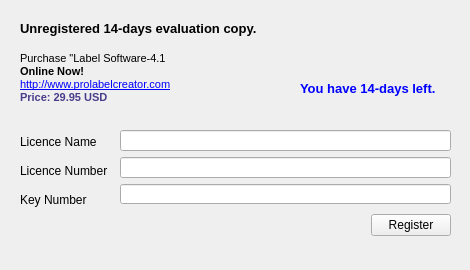
<ui version="4.0" >
 <class>QLabelLicenceClass</class>
 <widget class="QWidget" name="QLabelLicenceClass" >
  <property name="geometry" >
   <rect>
    <x>0</x>
    <y>0</y>
    <width>470</width>
    <height>270</height>
   </rect>
  </property>
  <property name="windowTitle" >
   <string>Licence</string>
  </property>
  <widget class="QWidget" name="verticalLayout" >
   <property name="geometry" >
    <rect>
     <x>20</x>
     <y>130</y>
     <width>91</width>
     <height>81</height>
    </rect>
   </property>
   <layout class="QVBoxLayout" >
    <property name="margin" >
     <number>0</number>
    </property>
    <property name="spacing" >
     <number>6</number>
    </property>
    <item>
     <widget class="QLabel" name="label" >
      <property name="text" >
       <string>Licence Name</string>
      </property>
     </widget>
    </item>
    <item>
     <widget class="QLabel" name="label_2" >
      <property name="text" >
       <string>Licence Number</string>
      </property>
     </widget>
    </item>
    <item>
     <widget class="QLabel" name="label_3" >
      <property name="text" >
       <string>Key Number</string>
      </property>
     </widget>
    </item>
   </layout>
  </widget>
  <widget class="QWidget" name="verticalLayout_2" >
   <property name="geometry" >
    <rect>
     <x>120</x>
     <y>130</y>
     <width>331</width>
     <height>74</height>
    </rect>
   </property>
   <layout class="QVBoxLayout" >
    <property name="margin" >
     <number>0</number>
    </property>
    <property name="spacing" >
     <number>6</number>
    </property>
    <item>
     <widget class="QLineEdit" name="lineEdit" />
    </item>
    <item>
     <widget class="QLineEdit" name="lineEdit_2" />
    </item>
    <item>
     <widget class="QLineEdit" name="lineEdit_3" />
    </item>
   </layout>
  </widget>
  <widget class="QWidget" name="horizontalLayout" >
   <property name="geometry" >
    <rect>
     <x>20</x>
     <y>210</y>
     <width>431</width>
     <height>31</height>
    </rect>
   </property>
   <layout class="QHBoxLayout" >
    <property name="margin" >
     <number>0</number>
    </property>
    <property name="spacing" >
     <number>6</number>
    </property>
    <item>
     <spacer>
      <property name="orientation" >
       <enum>Qt::Horizontal</enum>
      </property>
      <property name="sizeHint" >
       <size>
        <width>40</width>
        <height>20</height>
       </size>
      </property>
     </spacer>
    </item>
    <item>
     <widget class="QPushButton" name="pushButton_2" >
      <property name="text" >
       <string>Register</string>
      </property>
     </widget>
    </item>
   </layout>
  </widget>
  <widget class="QLabel" name="label_4" >
   <property name="geometry" >
    <rect>
     <x>20</x>
     <y>20</y>
     <width>271</width>
     <height>17</height>
    </rect>
   </property>
   <property name="text" >
    <string>&lt;html>&lt;head>&lt;meta name="qrichtext" content="1" />&lt;style type="text/css">
p, li { white-space: pre-wrap; }
&lt;/style>&lt;/head>&lt;body style=" font-family:'MS Shell Dlg 2'; font-size:8.25pt; font-weight:400; font-style:normal; text-decoration:none;">
&lt;p style=" margin-top:0px; margin-bottom:0px; margin-left:0px; margin-right:0px; -qt-block-indent:0; text-indent:0px; font-size:8pt;">&lt;span style=" font-size:10pt; font-weight:600;">Unregistered 14-days evaluation copy.&lt;/span>&lt;/p>&lt;/body>&lt;/html></string>
   </property>
  </widget>
  <widget class="QLabel" name="label_5" >
   <property name="geometry" >
    <rect>
     <x>300</x>
     <y>80</y>
     <width>151</width>
     <height>17</height>
    </rect>
   </property>
   <property name="text" >
    <string>&lt;html>&lt;head>&lt;meta name="qrichtext" content="1" />&lt;style type="text/css">
p, li { white-space: pre-wrap; }
&lt;/style>&lt;/head>&lt;body style=" font-family:'MS Shell Dlg 2'; font-size:8.25pt; font-weight:400; font-style:normal; text-decoration:none;">
&lt;p style=" margin-top:0px; margin-bottom:0px; margin-left:0px; margin-right:0px; -qt-block-indent:0; text-indent:0px; font-size:8pt;">&lt;span style=" font-size:10pt; font-weight:600; color:#0000ff;">You have 14-days left.&lt;/span>&lt;/p>&lt;/body>&lt;/html></string>
   </property>
  </widget>
  <widget class="QLabel" name="label_6" >
   <property name="geometry" >
    <rect>
     <x>20</x>
     <y>50</y>
     <width>261</width>
     <height>56</height>
    </rect>
   </property>
   <property name="text" >
    <string>&lt;html>&lt;head>&lt;meta name="qrichtext" content="1" />&lt;style type="text/css">
p, li { white-space: pre-wrap; }
&lt;/style>&lt;/head>&lt;body style=" font-family:'MS Shell Dlg 2'; font-size:8.25pt; font-weight:400; font-style:normal; text-decoration:none;">
&lt;p style=" margin-top:0px; margin-bottom:0px; margin-left:0px; margin-right:0px; -qt-block-indent:0; text-indent:0px; font-size:8pt;">Purchase "Label Software-4.1 &lt;/p>
      &lt;p style=" margin-top:0px; margin-bottom:0px; margin-left:0px; margin-right:0px; -qt-block-indent:0; text-indent:0px; font-size:8pt;">&lt;span style=" font-weight:600;">Online Now!&lt;/span>&lt;/p>
&lt;p style=" margin-top:0px; margin-bottom:0px; margin-left:0px; margin-right:0px; -qt-block-indent:0; text-indent:0px; font-size:8pt;">&lt;a href="&lt;a href=">&lt;span style=" text-decoration: underline; color:#0000ff;">http://www.prolabelcreator.com&lt;/span>&lt;/a>&lt;/p>
&lt;p style=" margin-top:0px; margin-bottom:0px; margin-left:0px; margin-right:0px; -qt-block-indent:0; text-indent:0px; font-size:8pt; text-decoration: underline; color:#0000ff;">&lt;a href="&lt;a href=">&lt;span style=" font-weight:600; text-decoration:none; color:#483d8b;">Price: 29.95 USD&lt;/span>&lt;/a>&lt;/p>&lt;/body>&lt;/html></string>
   </property>
  </widget>
 </widget>
 <layoutdefault spacing="6" margin="11" />
 <resources/>
 <connections/>
</ui>
